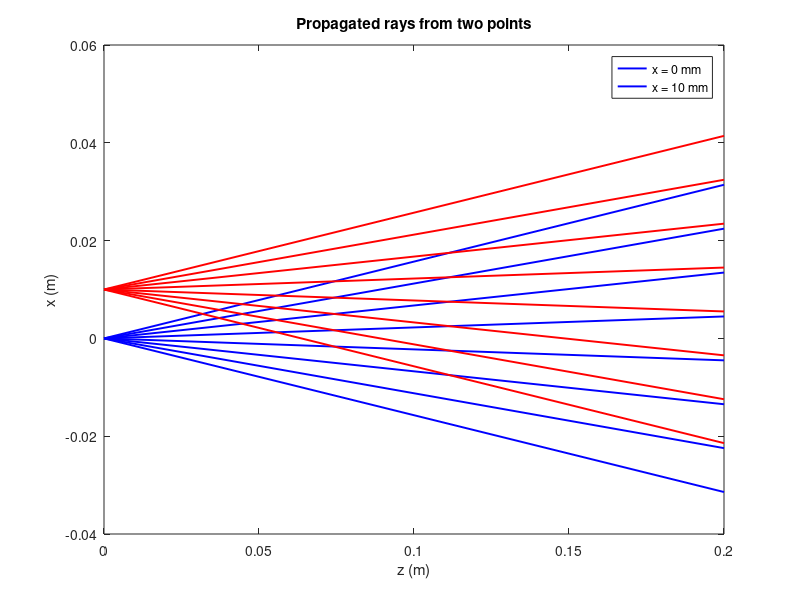
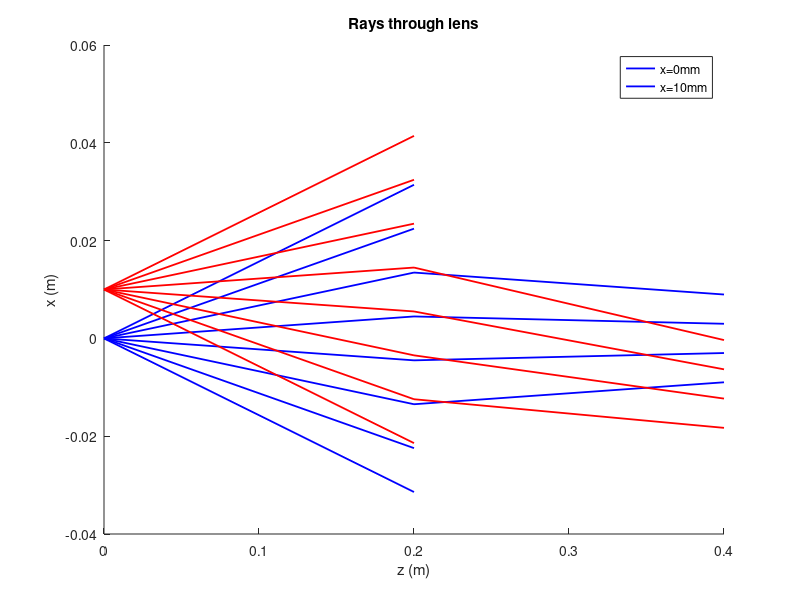

The MATLAB script that drew these images, in order:
clear; 
clc; 
close all;


x = [0, 10e-3];  
y = [0, 0];      

N = 8; 
angles = linspace(-pi/20, pi/20, N);

d = 0.2;   

originalOne = zeros(4,N);
originalOne(1,:) = x(1);
for i = 1:N
    originalOne(2,i) = angles(i);
end

originalTwo = zeros(4,N);
originalTwo(1,:) = x(2);
for r = 1:N
    originalTwo(2,r) = angles(r);
end
original = [originalOne, originalTwo];

Md = [1 d 0 0; 0 1 0 0; 0 0 1 d; 0 0 0 1];

final = Md * original;

figure;  
z_plot = [0; d];         
x_plot = [original(1,:); final(1,:)];   

idx1 = 1:N;
idx2 = (N+1):(2*N);

plot(z_plot, x_plot(:,idx1), 'blue', 'LineWidth', 1.4); 
hold on;
plot(z_plot, x_plot(:,idx2), 'red', 'LineWidth', 1.4); 

xlabel('z (m)');
ylabel('x (m)');
title('Propagated rays from two points');
legend('x = 0 mm','x = 10 mm');




f= 0.15; %m
r = 0.02; %m
z_dist = 0.2 %m

d1 = z_dist;    
c = 0.4;
d2 = c - d1; 

Md1 = [1 d1 0 0; 0 1 0 0; 0 0 1 d1; 0 0 0 1];
Md2 = [1 d2 0 0; 0 1 0 0; 0 0 1 d2; 0 0 0 1];

Mf = [1 0 0 0; -1/f 1 0 0; 0 0 1 0; 0 0 -1/f 1];

rays_at_lens = Md1 * original;

hits = abs(rays_at_lens(1,:)) <= r


rays_after_lens = Mf * rays_at_lens(:, hits);  
rays_final = Md2 * rays_after_lens;             

figure; 
hold on; 


blue_hits = hits(1:N);         
red_hits = hits(N+1:end);       

z1 = [0; d1];
x1_all = [original(1,:); rays_at_lens(1,:)];

plot(z1, x1_all(:,1:N), 'b', 'LineWidth', 1.3);    
plot(z1, x1_all(:,N+1:end), 'r', 'LineWidth', 1.3); 

z2 = [d1; d1+d2];

blue_count = 0;
for i = 1:N
    if blue_hits(i)
        blue_count = blue_count + 1;
        x_lens = rays_at_lens(1,i);
        x_final = rays_final(1,blue_count);
        
        plot([d1, d1+d2], [x_lens, x_final], 'b', 'LineWidth', 1.3);
    end
end

red_count = 0;
for i = 1:N
    if red_hits(i)
        red_count = red_count + 1;
        x_lens = rays_at_lens(1,N+i);
        x_final = rays_final(1,blue_count + red_count);
        
        plot([d1, d1+d2], [x_lens, x_final], 'r', 'LineWidth', 1.3);
    end
end

xlabel('z (m)');
ylabel('x (m)');
title('Rays through lens');
legend('x=0mm', 'x=10mm');